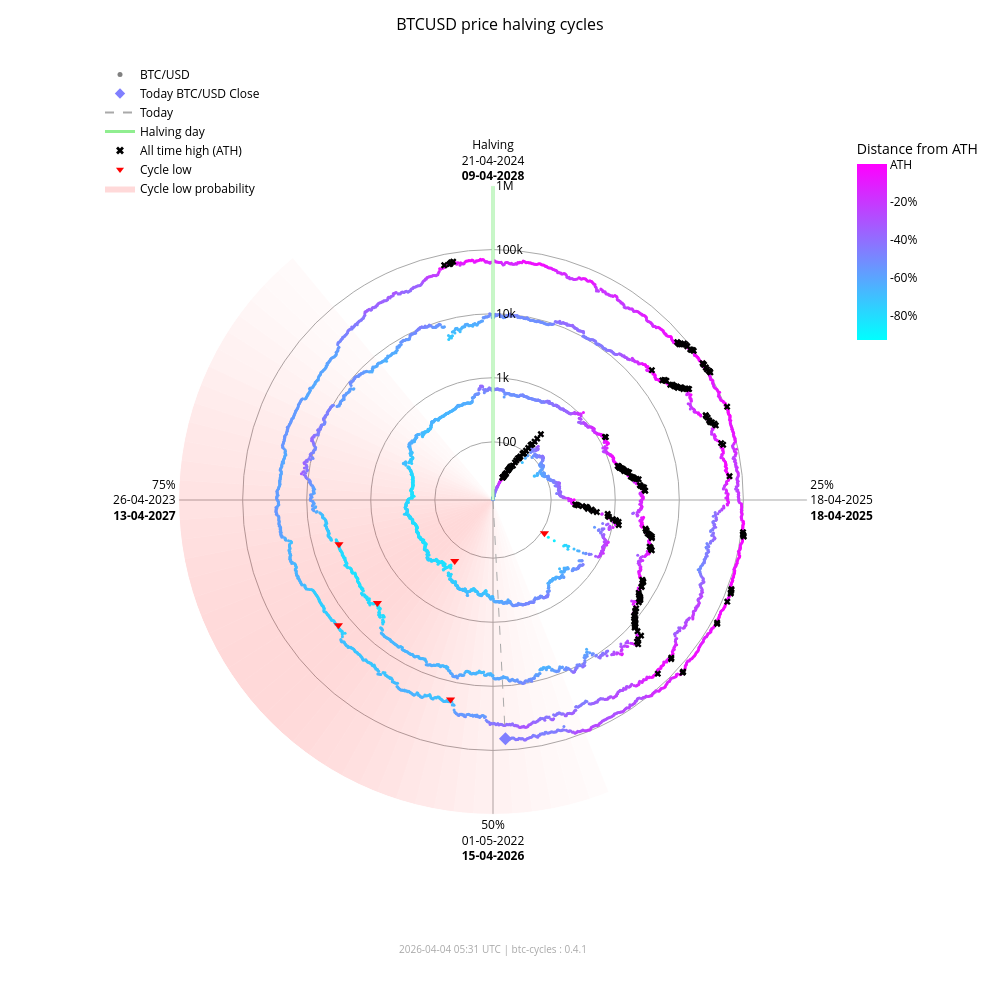

The cell this chart's notebook holds for it:
### Markdown cell above
### Interactive chart (plotly)

### Code cell
fig_interactive = btc.plot(
    kind="interactive",
    from_date="2012-11-28",
)
# plotly config for interactivity
config = {"scrollZoom": True, "displayModeBar": True}
# display in notebook
fig_interactive.show(config=config)

### Figure 1 — Plotly figure (JSON) as saved in the notebook; plotly's stock layout.template omitted (floating-point values rounded to 4 significant figures; data arrays with more than 128 entries replaced by an {"elided": "..."} marker saying what was removed)
{"data": [{"fill": "toself", "fillcolor": "rgba(255,0,0,0.017168280509461755)", "hoverinfo": "skip", "line": {"width": 0}, "mode": "lines", "r": [12.35, 1000000, 1000000, 12.35, 12.35], "showlegend": false, "theta": [158.4, 158.4, 162.0, 162.0, 158.4], "type": "scatterpolar"}, {"fill": "toself", "fillcolor": "rgba(255,0,0,0.022114794501891175)", "hoverinfo": "skip", "line": {"width": 0}, "mode": "lines", "r": [12.35, 1000000, 1000000, 12.35, 12.35], "showlegend": false, "theta": [162.0, 162.0, 165.6, 165.6, 162.0], "type": "scatterpolar"}, {"fill": "toself", "fillcolor": "rgba(255,0,0,0.02790404259511669)", "hoverinfo": "skip", "line": {"width": 0}, "mode": "lines", "r": [12.35, 1000000, 1000000, 12.35, 12.35], "showlegend": false, "theta": [165.6, 165.6, 169.2, 169.2, 165.6], "type": "scatterpolar"}, {"fill": "toself", "fillcolor": "rgba(255,0,0,0.034518294852420334)", "hoverinfo": "skip", "line": {"width": 0}, "mode": "lines", "r": [12.35, 1000000, 1000000, 12.35, 12.35], "showlegend": false, "theta": [169.2, 169.2, 172.8, 172.8, 169.2], "type": "scatterpolar"}, {"fill": "toself", "fillcolor": "rgba(255,0,0,0.041901979682821514)", "hoverinfo": "skip", "line": {"width": 0}, "mode": "lines", "r": [12.35, 1000000, 1000000, 12.35, 12.35], "showlegend": false, "theta": [172.8, 172.8, 176.4, 176.4, 172.8], "type": "scatterpolar"}, {"fill": "toself", "fillcolor": "rgba(255,0,0,0.04996405861294358)", "hoverinfo": "skip", "line": {"width": 0}, "mode": "lines", "r": [12.35, 1000000, 1000000, 12.35, 12.35], "showlegend": false, "theta": [176.4, 176.4, 180.0, 180.0, 176.4], "type": "scatterpolar"}, {"fill": "toself", "fillcolor": "rgba(255,0,0,0.05858349692240514)", "hoverinfo": "skip", "line": {"width": 0}, "mode": "lines", "r": [12.35, 1000000, 1000000, 12.35, 12.35], "showlegend": false, "theta": [180.0, 180.0, 183.6, 183.6, 180.0], "type": "scatterpolar"}, {"fill": "toself", "fillcolor": "rgba(255,0,0,0.06761662035375064)", "hoverinfo": "skip", "line": {"width": 0}, "mode": "lines", "r": [12.35, 1000000, 1000000, 12.35, 12.35], "showlegend": false, "theta": [183.6, 183.6, 187.2, 187.2, 183.6], "type": "scatterpolar"}, {"fill": "toself", "fillcolor": "rgba(255,0,0,0.07690481219944661)", "hoverinfo": "skip", "line": {"width": 0}, "mode": "lines", "r": [12.35, 1000000, 1000000, 12.35, 12.35], "showlegend": false, "theta": [187.2, 187.2, 190.8, 190.8, 187.2], "type": "scatterpolar"}, {"fill": "toself", "fillcolor": "rgba(255,0,0,0.08628112000611096)", "hoverinfo": "skip", "line": {"width": 0}, "mode": "lines", "r": [12.35, 1000000, 1000000, 12.35, 12.35], "showlegend": false, "theta": [190.8, 190.8, 194.4, 194.4, 190.8], "type": "scatterpolar"}, {"fill": "toself", "fillcolor": "rgba(255,0,0,0.09557490841018089)", "hoverinfo": "skip", "line": {"width": 0}, "mode": "lines", "r": [12.35, 1000000, 1000000, 12.35, 12.35], "showlegend": false, "theta": [194.4, 194.4, 198.0, 198.0, 194.4], "type": "scatterpolar"}, {"fill": "toself", "fillcolor": "rgba(255,0,0,0.10461455782963762)", "hoverinfo": "skip", "line": {"width": 0}, "mode": "lines", "r": [12.35, 1000000, 1000000, 12.35, 12.35], "showlegend": false, "theta": [198.0, 198.0, 201.6, 201.6, 198.0], "type": "scatterpolar"}, {"fill": "toself", "fillcolor": "rgba(255,0,0,0.11322908719652829)", "hoverinfo": "skip", "line": {"width": 0}, "mode": "lines", "r": [12.35, 1000000, 1000000, 12.35, 12.35], "showlegend": false, "theta": [201.6, 201.6, 205.2, 205.2, 201.6], "type": "scatterpolar"}, {"fill": "toself", "fillcolor": "rgba(255,0,0,0.12125015337052986)", "hoverinfo": "skip", "line": {"width": 0}, "mode": "lines", "r": [12.35, 1000000, 1000000, 12.35, 12.35], "showlegend": false, "theta": [205.2, 205.2, 208.8, 208.8, 205.2], "type": "scatterpolar"}, {"fill": "toself", "fillcolor": "rgba(255,0,0,0.12851590515331976)", "hoverinfo": "skip", "line": {"width": 0}, "mode": "lines", "r": [12.35, 1000000, 1000000, 12.35, 12.35], "showlegend": false, "theta": [208.8, 208.8, 212.4, 212.4, 208.8], "type": "scatterpolar"}, {"fill": "toself", "fillcolor": "rgba(255,0,0,0.13487757461161184)", "hoverinfo": "skip", "line": {"width": 0}, "mode": "lines", "r": [12.35, 1000000, 1000000, 12.35, 12.35], "showlegend": false, "theta": [212.4, 212.4, 216.0, 216.0, 212.4], "type": "scatterpolar"}, {"fill": "toself", "fillcolor": "rgba(255,0,0,0.14020862181849592)", "hoverinfo": "skip", "line": {"width": 0}, "mode": "lines", "r": [12.35, 1000000, 1000000, 12.35, 12.35], "showlegend": false, "theta": [216.0, 216.0, 219.6, 219.6, 216.0], "type": "scatterpolar"}, {"fill": "toself", "fillcolor": "rgba(255,0,0,0.14441504950654527)", "hoverinfo": "skip", "line": {"width": 0}, "mode": "lines", "r": [12.35, 1000000, 1000000, 12.35, 12.35], "showlegend": false, "theta": [219.6, 219.6, 223.2, 223.2, 219.6], "type": "scatterpolar"}, {"fill": "toself", "fillcolor": "rgba(255,0,0,0.14744459351271713)", "hoverinfo": "skip", "line": {"width": 0}, "mode": "lines", "r": [12.35, 1000000, 1000000, 12.35, 12.35], "showlegend": false, "theta": [223.2, 223.2, 226.8, 226.8, 223.2], "type": "scatterpolar"}, {"fill": "toself", "fillcolor": "rgba(255,0,0,0.14929223192296423)", "hoverinfo": "skip", "line": {"width": 0}, "mode": "lines", "r": [12.35, 1000000, 1000000, 12.35, 12.35], "showlegend": false, "theta": [226.8, 226.8, 230.4, 230.4, 226.8], "type": "scatterpolar"}, {"fill": "toself", "fillcolor": "rgba(255,0,0,0.15)", "hoverinfo": "skip", "line": {"width": 0}, "mode": "lines", "r": [12.35, 1000000, 1000000, 12.35, 12.35], "showlegend": false, "theta": [230.4, 230.4, 234.0, 234.0, 230.4], "type": "scatterpolar"}, {"fill": "toself", "fillcolor": "rgba(255,0,0,0.14965033825231114)", "hoverinfo": "skip", "line": {"width": 0}, "mode": "lines", "r": [12.35, 1000000, 1000000, 12.35, 12.35], "showlegend": false, "theta": [234.0, 234.0, 237.6, 237.6, 234.0], "type": "scatterpolar"}, {"fill": "toself", "fillcolor": "rgba(255,0,0,0.14835378057909807)", "hoverinfo": "skip", "line": {"width": 0}, "mode": "lines", "r": [12.35, 1000000, 1000000, 12.35, 12.35], "showlegend": false, "theta": [237.6, 237.6, 241.2, 241.2, 237.6], "type": "scatterpolar"}, {"fill": "toself", "fillcolor": "rgba(255,0,0,0.14623322283554635)", "hoverinfo": "skip", "line": {"width": 0}, "mode": "lines", "r": [12.35, 1000000, 1000000, 12.35, 12.35], "showlegend": false, "theta": [241.2, 241.2, 244.8, 244.8, 241.2], "type": "scatterpolar"}, {"fill": "toself", "fillcolor": "rgba(255,0,0,0.1434078538226231)", "hoverinfo": "skip", "line": {"width": 0}, "mode": "lines", "r": [12.35, 1000000, 1000000, 12.35, 12.35], "showlegend": false, "theta": [244.8, 244.8, 248.4, 248.4, 244.8], "type": "scatterpolar"}, {"fill": "toself", "fillcolor": "rgba(255,0,0,0.13997983179373427)", "hoverinfo": "skip", "line": {"width": 0}, "mode": "lines", "r": [12.35, 1000000, 1000000, 12.35, 12.35], "showlegend": false, "theta": [248.4, 248.4, 252.0, 252.0, 248.4], "type": "scatterpolar"}, {"fill": "toself", "fillcolor": "rgba(255,0,0,0.13602598258454268)", "hoverinfo": "skip", "line": {"width": 0}, "mode": "lines", "r": [12.35, 1000000, 1000000, 12.35, 12.35], "showlegend": false, "theta": [252.0, 252.0, 255.6, 255.6, 252.0], "type": "scatterpolar"}, {"fill": "toself", "fillcolor": "rgba(255,0,0,0.13159547355344953)", "hoverinfo": "skip", "line": {"width": 0}, "mode": "lines", "r": [12.35, 1000000, 1000000, 12.35, 12.35], "showlegend": false, "theta": [255.6, 255.6, 259.2, 259.2, 255.6], "type": "scatterpolar"}, {"fill": "toself", "fillcolor": "rgba(255,0,0,0.12671301775492697)", "hoverinfo": "skip", "line": {"width": 0}, "mode": "lines", "r": [12.35, 1000000, 1000000, 12.35, 12.35], "showlegend": false, "theta": [259.2, 259.2, 262.8, 262.8, 259.2], "type": "scatterpolar"}, {"fill": "toself", "fillcolor": "rgba(255,0,0,0.12138610149219965)", "hoverinfo": "skip", "line": {"width": 0}, "mode": "lines", "r": [12.35, 1000000, 1000000, 12.35, 12.35], "showlegend": false, "theta": [262.8, 262.8, 266.4, 266.4, 262.8], "type": "scatterpolar"}, {"fill": "toself", "fillcolor": "rgba(255,0,0,0.1156142551644921)", "hoverinfo": "skip", "line": {"width": 0}, "mode": "lines", "r": [12.35, 1000000, 1000000, 12.35, 12.35], "showlegend": false, "theta": [266.4, 266.4, 270.0, 270.0, 266.4], "type": "scatterpolar"}, {"fill": "toself", "fillcolor": "rgba(255,0,0,0.10939851441251548)", "hoverinfo": "skip", "line": {"width": 0}, "mode": "lines", "r": [12.35, 1000000, 1000000, 12.35, 12.35], "showlegend": false, "theta": [270.0, 270.0, 273.6, 273.6, 270.0], "type": "scatterpolar"}, {"fill": "toself", "fillcolor": "rgba(255,0,0,0.10274974912946185)", "hoverinfo": "skip", "line": {"width": 0}, "mode": "lines", "r": [12.35, 1000000, 1000000, 12.35, 12.35], "showlegend": false, "theta": [273.6, 273.6, 277.2, 277.2, 273.6], "type": "scatterpolar"}, {"fill": "toself", "fillcolor": "rgba(255,0,0,0.09569517349791425)", "hoverinfo": "skip", "line": {"width": 0}, "mode": "lines", "r": [12.35, 1000000, 1000000, 12.35, 12.35], "showlegend": false, "theta": [277.2, 277.2, 280.8, 280.8, 277.2], "type": "scatterpolar"}, {"fill": "toself", "fillcolor": "rgba(255,0,0,0.08828282625646727)", "hoverinfo": "skip", "line": {"width": 0}, "mode": "lines", "r": [12.35, 1000000, 1000000, 12.35, 12.35], "showlegend": false, "theta": [280.8, 280.8, 284.4, 284.4, 280.8], "type": "scatterpolar"}, {"fill": "toself", "fillcolor": "rgba(255,0,0,0.08058400018765345)", "hoverinfo": "skip", "line": {"width": 0}, "mode": "lines", "r": [12.35, 1000000, 1000000, 12.35, 12.35], "showlegend": false, "theta": [284.4, 284.4, 288.0, 288.0, 284.4], "type": "scatterpolar"}, {"fill": "toself", "fillcolor": "rgba(255,0,0,0.07269354608292704)", "hoverinfo": "skip", "line": {"width": 0}, "mode": "lines", "r": [12.35, 1000000, 1000000, 12.35, 12.35], "showlegend": false, "theta": [288.0, 288.0, 291.6, 291.6, 288.0], "type": "scatterpolar"}, {"fill": "toself", "fillcolor": "rgba(255,0,0,0.06472784449068783)", "hoverinfo": "skip", "line": {"width": 0}, "mode": "lines", "r": [12.35, 1000000, 1000000, 12.35, 12.35], "showlegend": false, "theta": [291.6, 291.6, 295.2, 295.2, 291.6], "type": "scatterpolar"}, {"fill": "toself", "fillcolor": "rgba(255,0,0,0.05682021976743955)", "hoverinfo": "skip", "line": {"width": 0}, "mode": "lines", "r": [12.35, 1000000, 1000000, 12.35, 12.35], "showlegend": false, "theta": [295.2, 295.2, 298.8, 298.8, 295.2], "type": "scatterpolar"}, {"fill": "toself", "fillcolor": "rgba(255,0,0,0.04911378436707333)", "hoverinfo": "skip", "line": {"width": 0}, "mode": "lines", "r": [12.35, 1000000, 1000000, 12.35, 12.35], "showlegend": false, "theta": [298.8, 298.8, 302.4, 302.4, 298.8], "type": "scatterpolar"}, {"fill": "toself", "fillcolor": "rgba(255,0,0,0.04175213714896469)", "hoverinfo": "skip", "line": {"width": 0}, "mode": "lines", "r": [12.35, 1000000, 1000000, 12.35, 12.35], "showlegend": false, "theta": [302.4, 302.4, 306.0, 306.0, 302.4], "type": "scatterpolar"}, {"fill": "toself", "fillcolor": "rgba(255,0,0,0.034868865657538876)", "hoverinfo": "skip", "line": {"width": 0}, "mode": "lines", "r": [12.35, 1000000, 1000000, 12.35, 12.35], "showlegend": false, "theta": [306.0, 306.0, 309.6, 309.6, 306.0], "type": "scatterpolar"}, {"fill": "toself", "fillcolor": "rgba(255,0,0,0.02857722515334582)", "hoverinfo": "skip", "line": {"width": 0}, "mode": "lines", "r": [12.35, 1000000, 1000000, 12.35, 12.35], "showlegend": false, "theta": [309.6, 309.6, 313.2, 313.2, 309.6], "type": "scatterpolar"}, {"fill": "toself", "fillcolor": "rgba(255,0,0,0.022961515313555197)", "hoverinfo": "skip", "line": {"width": 0}, "mode": "lines", "r": [12.35, 1000000, 1000000, 12.35, 12.35], "showlegend": false, "theta": [313.2, 313.2, 316.8, 316.8, 313.2], "type": "scatterpolar"}, {"fill": "toself", "fillcolor": "rgba(255,0,0,0.01807146942917362)", "hoverinfo": "skip", "line": {"width": 0}, "mode": "lines", "r": [12.35, 1000000, 1000000, 12.35, 12.35], "showlegend": false, "theta": [316.8, 316.8, 320.4, 320.4, 316.8], "type": "scatterpolar"}, {"hoverinfo": "text", "marker": {"color": {"elided": "4876 str values"}, "size": 3}, "mode": "markers", "r": {"elided": "4876 float values"}, "showlegend": false, "text": {"elided": "4876 str values"}, "theta": {"elided": "4876 float values"}, "type": "scatterpolar"}, {"hoverinfo": "skip", "line": {"color": "lightgreen", "width": 3}, "mode": "lines", "r": [12.35, 1000000], "showlegend": false, "theta": [0, 0], "type": "scatterpolar"}, {"hoverinfo": "skip", "line": {"color": "darkgrey", "dash": "dash", "width": 1}, "mode": "lines", "r": [12.35, 66920.0], "showlegend": false, "theta": [177.0, 177.0], "type": "scatterpolar"}, {"hoverinfo": "text", "marker": {"color": "#807fff", "size": 10, "symbol": "diamond"}, "mode": "markers", "r": [66920.0], "showlegend": false, "text": ["Today<br>Date: 2026-04-04<br>Price: $66,918.37"], "theta": [177.0], "type": "scatterpolar"}, {"hoverinfo": "text", "marker": {"color": "black", "size": 6, "symbol": "x"}, "mode": "markers", "r": {"elided": "195 float values"}, "showlegend": false, "text": {"elided": "195 str values"}, "theta": {"elided": "195 float values"}, "type": "scatterpolar"}, {"hoverinfo": "text", "marker": {"color": "red", "size": 8, "symbol": "triangle-down"}, "mode": "markers", "r": [111.6, 164.9, 3233.0, 3925.0, 18950.0, 15760.0], "showlegend": false, "text": ["Cycle Low<br>Date: 2014-02-21<br>Price: $111.56<br>ATH distance: -91.0%", "Cycle Low<br>Date: 2015-01-14<br>Price: $164.92<br>ATH distance: -86.7%", "Cycle Low<br>Date: 2018-12-15<br>Price: $3,232.51<br>ATH distance: -83.3%", "Cycle Low<br>Date: 2019-03-25<br>Price: $3,924.55<br>ATH distance: -79.7%", "Cycle Low<br>Date: 2022-06-18<br>Price: $18,954.25<br>ATH distance: -71.9%", "Cycle Low<br>Date: 2022-11-21<br>Price: $15,760.19<br>ATH distance: -76.7%"], "theta": [122.8, 212.1, 228.3, 254.0, 192.0, 231.0], "type": "scatterpolar"}, {"marker": {"color": "grey", "size": 5}, "mode": "markers", "name": "BTC/USD", "r": [null], "theta": [null], "type": "scatterpolar"}, {"marker": {"color": "#807fff", "size": 8, "symbol": "diamond"}, "mode": "markers", "name": "Today BTC/USD Close", "r": [null], "theta": [null], "type": "scatterpolar"}, {"line": {"color": "darkgrey", "dash": "dash"}, "mode": "lines", "name": "Today", "r": [null], "theta": [null], "type": "scatterpolar"}, {"line": {"color": "lightgreen", "width": 3}, "mode": "lines", "name": "Halving day", "r": [null], "theta": [null], "type": "scatterpolar"}, {"marker": {"color": "black", "size": 7, "symbol": "x"}, "mode": "markers", "name": "All time high (ATH)", "r": [null], "theta": [null], "type": "scatterpolar"}, {"marker": {"color": "red", "size": 7, "symbol": "triangle-down"}, "mode": "markers", "name": "Cycle low", "r": [null], "theta": [null], "type": "scatterpolar"}, {"fill": "toself", "fillcolor": "rgba(255,0,0,0.15)", "line": {"width": 0}, "mode": "lines", "name": "Cycle low probability", "r": [null], "theta": [null], "type": "scatterpolar"}, {"hoverinfo": "skip", "marker": {"cmax": 0, "cmin": -0.9307, "color": [0], "colorbar": {"len": 0.25, "ticktext": ["ATH", "-20%", "-40%", "-60%", "-80%", "-100%"], "tickvals": [0, -0.2, -0.4, -0.6, -0.8, -1.0], "title": {"text": "Distance from ATH"}, "x": 0.95, "y": 0.92, "yanchor": "top"}, "colorscale": {"elided": "256x2 mixed values"}, "showscale": true, "size": 0}, "mode": "markers", "r": [null], "showlegend": false, "theta": [null], "type": "scatterpolar"}], "layout": {"annotations": [{"font": {"color": "darkgrey", "size": 10}, "showarrow": false, "text": "2026-04-04 05:31 UTC | btc-cycles : 0.4.1", "x": 0.5, "xref": "paper", "y": -0.02, "yref": "paper"}], "font": {"color": "black"}, "height": 1000, "legend": {"bgcolor": "rgba(0,0,0,0)", "font": {"color": "black"}, "x": 0.0, "y": 1.0}, "margin": {"b": 60, "l": 100, "r": 80, "t": 60}, "paper_bgcolor": "white", "plot_bgcolor": "white", "polar": {"angularaxis": {"color": "black", "direction": "clockwise", "gridcolor": "darkgrey", "rotation": 90, "ticktext": ["Halving<br>21-04-2024<br><b>09-04-2028</b>", "25%<br>18-04-2025<br><b>18-04-2025</b>", "50%<br>01-05-2022<br><b>15-04-2026</b>", "75%<br>26-04-2023<br><b>13-04-2027</b>"], "tickvals": [0, 90, 180, 270]}, "bgcolor": "white", "domain": {"x": [0.1, 0.9], "y": [0.05, 0.95]}, "radialaxis": {"angle": 90, "color": "black", "gridcolor": "darkgrey", "range": [1.092, 6.0], "tickangle": 90, "ticktext": ["100", "1k", "10k", "100k", "1M"], "tickvals": [100, 1000, 10000, 100000, 1000000], "type": "log"}}, "title": {"font": {"color": "black", "size": 16}, "text": "BTCUSD price halving cycles", "x": 0.5}, "width": 1000}}
